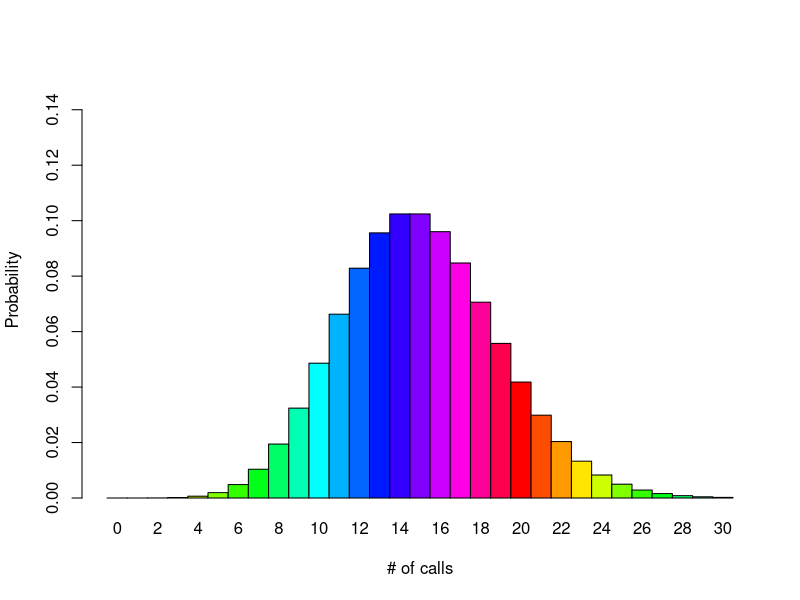
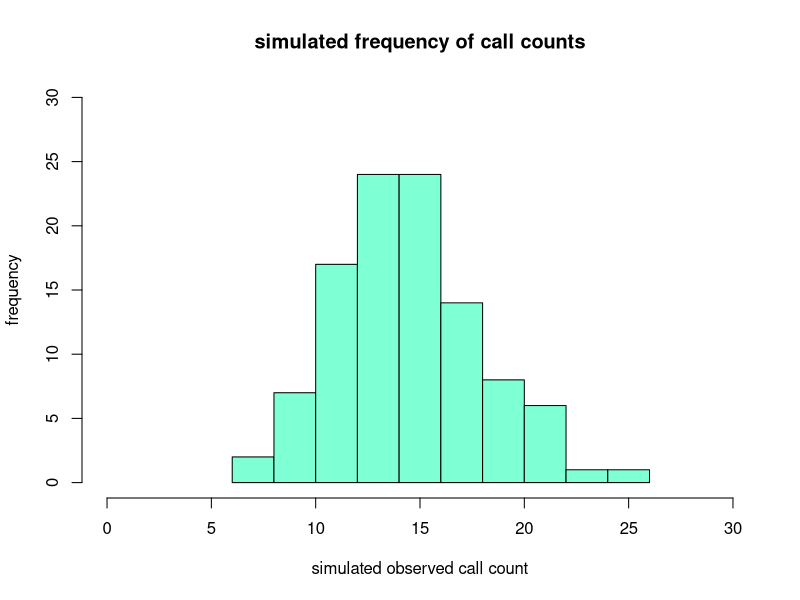

The R script that drew these images, in order:
## ---- chunk 1
ppois(16, lambda=12)   # lower tail 
#[1] 0.89871
#Hence the probability of having seventeen or more cars crossing the bridge in a minute is in the upper tail of the probability density function.

ppois(16, lambda=12, lower=FALSE)   # upper tail 
#[1] 0.10129
#Answer: If there are twelve cars crossing a bridge per minute on average, the probability of having seventeen or more cars crossing the bridge in a particular minute is 10.1%.
## ---- chunk 2
round(ppois(8, lambda=15, lower.tail=FALSE), 3)
## ---- chunk 3
round(ppois(0, lambda=15),7)
## ---- chunk 4
round(dpois(3, lambda=15),5) #dpois is exact while ppois is with tail
## ---- chunk 5
barplot(dpois(x=0:30, lambda=15), ylim=c(0,0.15), space=0, names.arg=0:30, ylab="Probability", xlab="# of calls", col=rainbow(20))
## ---- chunk 6
sim<-rpois(n=104, lambda=15)
hist(sim, ylim=c(0,30), xlim=c(0,30), ylab="frequency", xlab="simulated observed call count", main="simulated frequency of call counts", col="aquamarine") 
